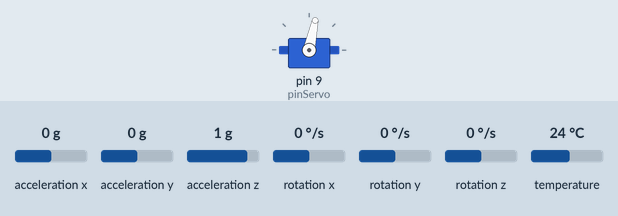
Simulated run of this sketch. Board: Arduino Leonardo, built with avr-gcc and run on an emulated ATmega32U4. Shown: servo. The inputs (shaded band) are chosen by the test bench; at power-on: acceleration y 0 g, acceleration z 1 g, rotation x 0 °/s, acceleration x 0 g, rotation y 0 °/s, rotation z 0 °/s, temperature 24 °C. What the sketch prints to the serial monitor is not drawn.

Above: at 3.5 s.
3.6 s: acceleration y set to -1.4 g
At 6.4 s:
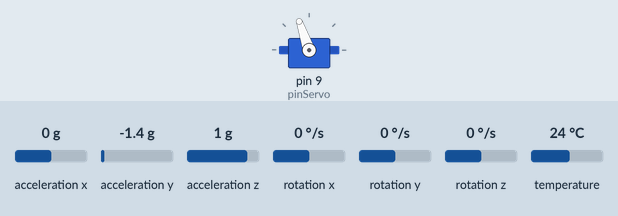
6.6 s: acceleration z set to -1.4 g
9.6 s: rotation x set to -192 °/s
At 12.3 s:
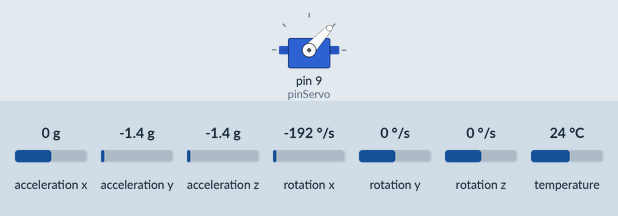
Timing chart, 0 to 18.6 s (numbered marks = the images above; inputs shaded):
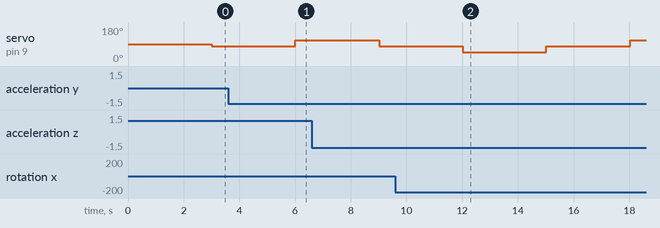

The sketch:

identificacion_2.ino
```cpp
#include <Adafruit_MPU6050.h>
#include <Adafruit_Sensor.h>
#include <Wire.h>
#include <Servo.h>

Servo obj_servo;

const int pinServo = 9;
unsigned long tiempo1;
unsigned long tiempo2;
const int T = 20000; // periodo en us
int t_delay = 0;
float dif = 0;
float wx_prom = 0; // velocidad angular promedio en x

Adafruit_MPU6050 mpu;


void setup(void) {
  Serial.begin(115200);
  while (!Serial)
    delay(10); // will pause Zero, Leonardo, etc until serial console opens

  Serial.println("Adafruit MPU6050 test!");

  // Try to initialize!
  if (!mpu.begin()) {
    Serial.println("Failed to find MPU6050 chip");
    while (1) {
      delay(10);
    }
  }
  Serial.println("MPU6050 Found!");

  mpu.setAccelerometerRange(MPU6050_RANGE_8_G);

  mpu.setGyroRange(MPU6050_RANGE_500_DEG);

  mpu.setFilterBandwidth(MPU6050_BAND_44_HZ);

  delay(100);

  // Calibrar giroscopio
  float wx_acc = 0; // velocidad angular acumulada en x
  sensors_event_t a, g, temp;
  for (int i = 0; i < 100; i++){
    mpu.getEvent(&a, &g, &temp);
    wx_acc = wx_acc + g.gyro.x;
    delay(20);
  };
  wx_prom = wx_acc / 100.0;
  Serial.print("Velocidad angular promedio en x: ");
  Serial.print(wx_prom);
  Serial.print("\n");

  // inicializar servo
  obj_servo.attach(pinServo);

}

void loop() {

  tiempo1 = micros();

  float u = senial_control(obj_servo);

  // obtener mediciones
  sensors_event_t a, g, temp;
  mpu.getEvent(&a, &g, &temp);

  float alpha_f = estimar_angulo(a, g);

  // enviar a matlab > {senial de control, angulo edstimado}
  float datos[2] = {u, alpha_f*180.0/3.1415};
  matlab_send(datos, 2);

  // controlar la frecuencia de muestreo
  tiempo2 = micros();
  dif = tiempo2 - tiempo1;
  t_delay = T - dif;
  if(t_delay >= 16383){
    delay(10);
    delayMicroseconds(t_delay-10000);
  }
  else{
    delayMicroseconds(t_delay);
  }

}

float estimar_angulo(sensors_event_t a, sensors_event_t g){
  // filtro complementario
  const float R = 0.93;
  static float alpha_g_inicial = 0;
  static float alpha_g_comp = alpha_g_inicial + (g.gyro.x - wx_prom) * T*1E-6; // estimacion del angulo basada en el giroscopio para el filtro complementario

  float alpha_a_comp = atan2(a.acceleration.y, a.acceleration.z); // estimacion del angulo basada en el acelerometro para el filtro complementario
  float alpha_f = alpha_g_comp*R + alpha_a_comp*(1-R); // estimacion del filtro complementario
  alpha_g_comp = alpha_f + (g.gyro.x - wx_prom) * T*1E-6;

  return alpha_f;
}

float senial_control(Servo &obj_servo){
  // mueve al servo en una secuencia periodica de angulos, devuelve el angulo
  const float secuencia_angulos[] = {10.0, 0.0, -10.0, 0.0};
  const unsigned long periodo_us = 3E6;

  static unsigned long ult_mov_us = 0;
  static int pos_actual = 0;
  static float angulo_actual = secuencia_angulos[pos_actual];
  unsigned long ahora = micros();


  if(ahora - ult_mov_us >= periodo_us){
    pos_actual = (pos_actual+1) % 4;
    angulo_actual = secuencia_angulos[pos_actual];
    float us = angulo_a_us(angulo_actual);
    obj_servo.writeMicroseconds(us);
    ult_mov_us = ahora;
  }

  return angulo_actual;

}

void matlab_send(float datos[], int n) {
  Serial.write("abcd");

  for (int i = 0; i < n; i++) {
    byte *b = (byte *)&datos[i];
    Serial.write(b, 4);
  };
}

int angulo_a_us(float angulo) {
  return 1350 + (-angulo * 350.0 / 11); // cero grados son 1350us, 350us mueve 10.5 grados (medido experimentalmente)
}


int loopCounter = 0;

float senial_control_2(Servo &obj_servo) {

  static float angulo_actual = 0.0;

  if (loopCounter == 150) {

    loopCounter = 0;

    if (angulo_actual == 10.0) {
      angulo_actual = 0.0;
    }
    else {
      angulo_actual = 10.0;
    }

    float us = angulo_a_us(angulo_actual);
    obj_servo.writeMicroseconds(us);
  }

  loopCounter++;

  return angulo_actual;
}
```
